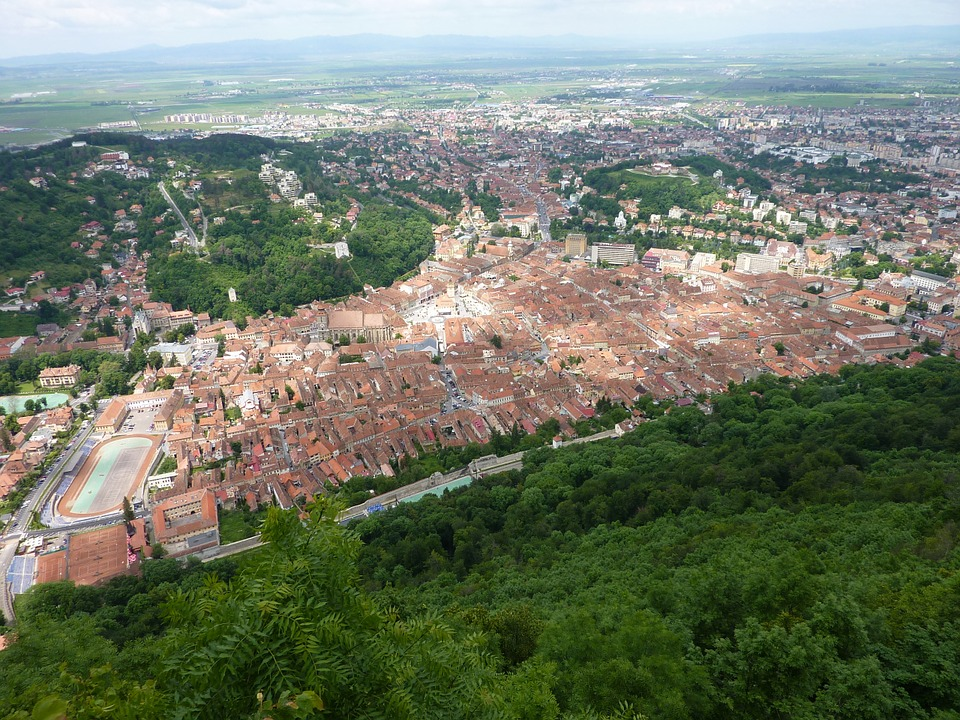
#> input picture tree_image.jpg, 960 x 720 px
$ python tree_segmentation.py
#> lines starting #> are read from the running program, lines starting #| are printed output that depends on the picture; after the words box and inside, x2 and y2 are one past the last pixel; in counts of white or black regions, pixels touching at a corner belong together
import cv2
import numpy as np


# show masked image:
def main():
    # define trackbars:
    def nothing(x):
        pass

    cv2.namedWindow('trackbars')
    cv2.createTrackbar('MIN_H', 'trackbars', 0, 179, nothing)
#> slider 'MIN_H' is set to 35
    cv2.createTrackbar('MIN_S', 'trackbars', 0, 255, nothing)
#> slider 'MIN_S' is set to 51
    cv2.createTrackbar('MIN_V', 'trackbars', 0, 255, nothing)
#> slider 'MIN_V' is set to 51
    cv2.createTrackbar('MAX_H', 'trackbars', 0, 179, nothing)
#> slider 'MAX_H' is set to 179
    cv2.createTrackbar('MAX_S', 'trackbars', 0, 255, nothing)
#> slider 'MAX_S' is set to 255
    cv2.createTrackbar('MAX_V', 'trackbars', 0, 255, nothing)
#> slider 'MAX_V' is set to 255
    cv2.createTrackbar('E_kernel', 'trackbars', 0, 15, nothing)
#> slider 'E_kernel' is set to 5
    cv2.createTrackbar('D_kernel', 'trackbars', 0, 15, nothing)
#> slider 'D_kernel' is set to 5

    # load the image:
    tree_image = cv2.imread('tree_image.jpg')
#> tree_image is the input picture: shape (720, 960, 3); mean B, G, R 102.6, 120.6, 112.4
    # change to HSV:
    hsv = cv2.cvtColor(tree_image, cv2.COLOR_BGR2HSV)
#> hsv: shape (720, 960, 3); mean H, S, V 57.6, 94.7, 129.6
    while True:

        # set trackbars:
        min_H = cv2.getTrackbarPos('MIN_H', 'trackbars')
        min_S = cv2.getTrackbarPos('MIN_S', 'trackbars')
        min_V = cv2.getTrackbarPos('MIN_V', 'trackbars')
        max_H = cv2.getTrackbarPos('MAX_H', 'trackbars')
        max_S = cv2.getTrackbarPos('MAX_S', 'trackbars')
        max_V = cv2.getTrackbarPos('MAX_V', 'trackbars')
        EROSION_KERNEL_SIZE = cv2.getTrackbarPos('E_kernel', 'trackbars')
        DILATION_KERNEL_SIZE = cv2.getTrackbarPos('D_kernel', 'trackbars')
        # create masked image:

        lower = np.array([min_H, min_S, min_V])
        upper = np.array([max_H, max_S, max_V])
        mask = cv2.inRange(hsv, lower, upper)
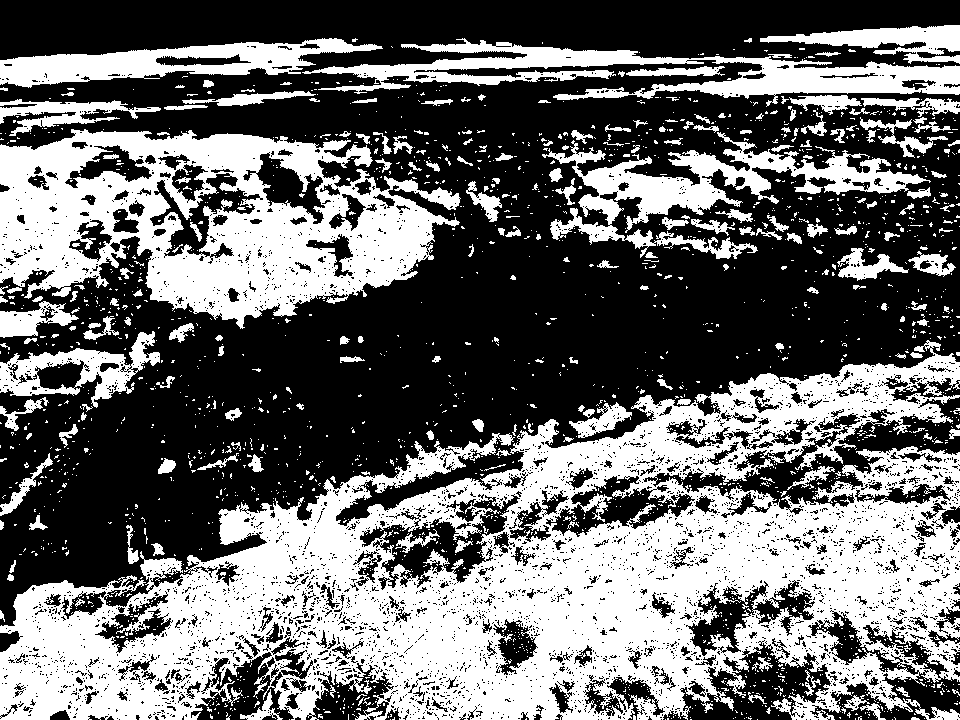
#> mask: shape (720, 960); 42.3% white; 2084 white regions (1861 under 20 px), largest, box (x1, y1, x2, y2) and area: (0, 340, 960, 720) 169422, (0, 129, 461, 329) 48935, (302, 38, 960, 107) 14642

        # erode and dilate:
        erosion_kernel = np.ones((EROSION_KERNEL_SIZE, EROSION_KERNEL_SIZE), np.uint8)
        dilation_kernel = np.ones((DILATION_KERNEL_SIZE, DILATION_KERNEL_SIZE), np.uint8)
        erosion = cv2.erode(mask, erosion_kernel, 1)
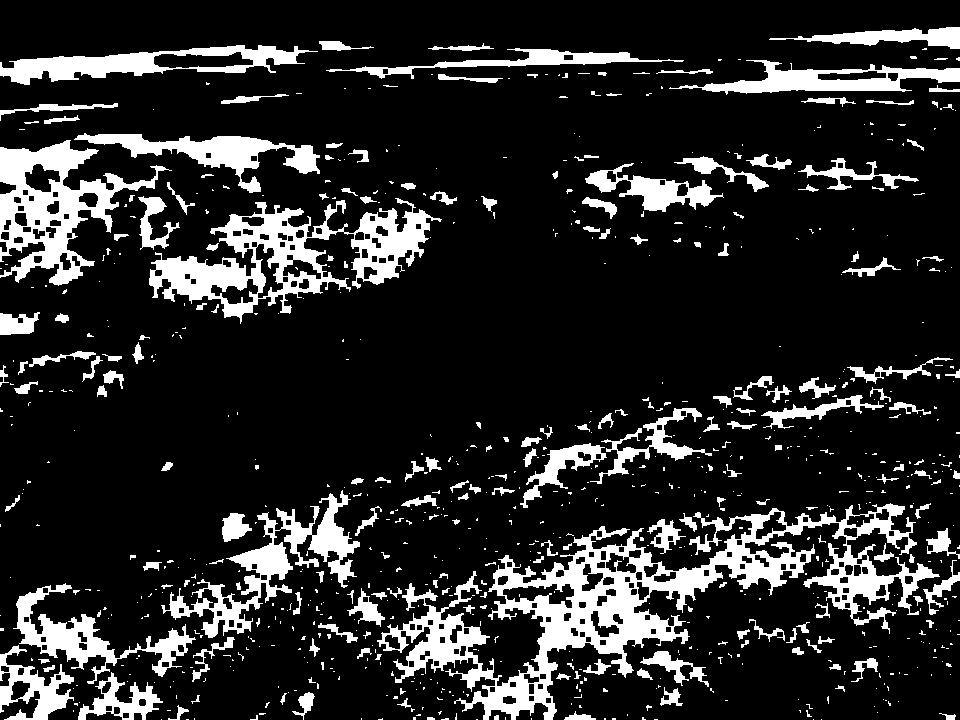
#> erosion: shape (720, 960); 16.1% white; 813 white regions (603 under 20 px), largest, box (x1, y1, x2, y2) and area: (377, 503, 940, 720) 27411, (149, 198, 442, 324) 11914, (0, 140, 172, 286) 8920
        dilation = cv2.dilate(erosion, dilation_kernel, 1)
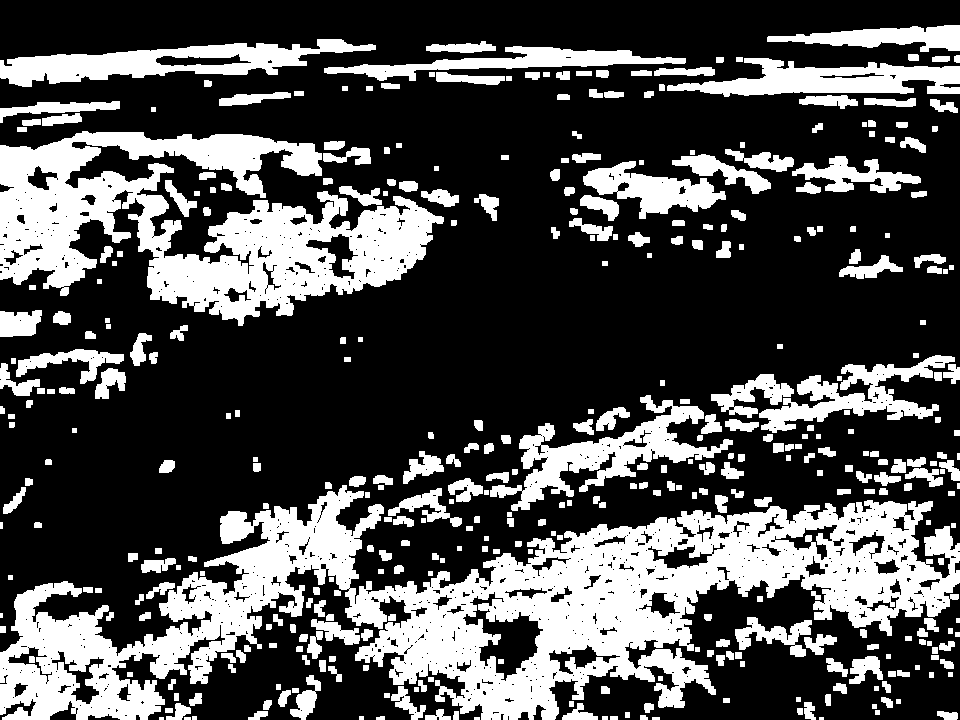
#> dilation: shape (720, 960); 30.9% white; 393 white regions (5 under 20 px), largest, box (x1, y1, x2, y2) and area: (0, 485, 960, 720) 87490, (0, 131, 444, 326) 40834, (490, 395, 733, 511) 7843

        # create 3D mask:
        mask_array = np.array((dilation, dilation, dilation)).transpose((1, 2, 0))
        masked_image = mask_array

        # create new image:
        changed_image = np.bitwise_and(tree_image, masked_image)
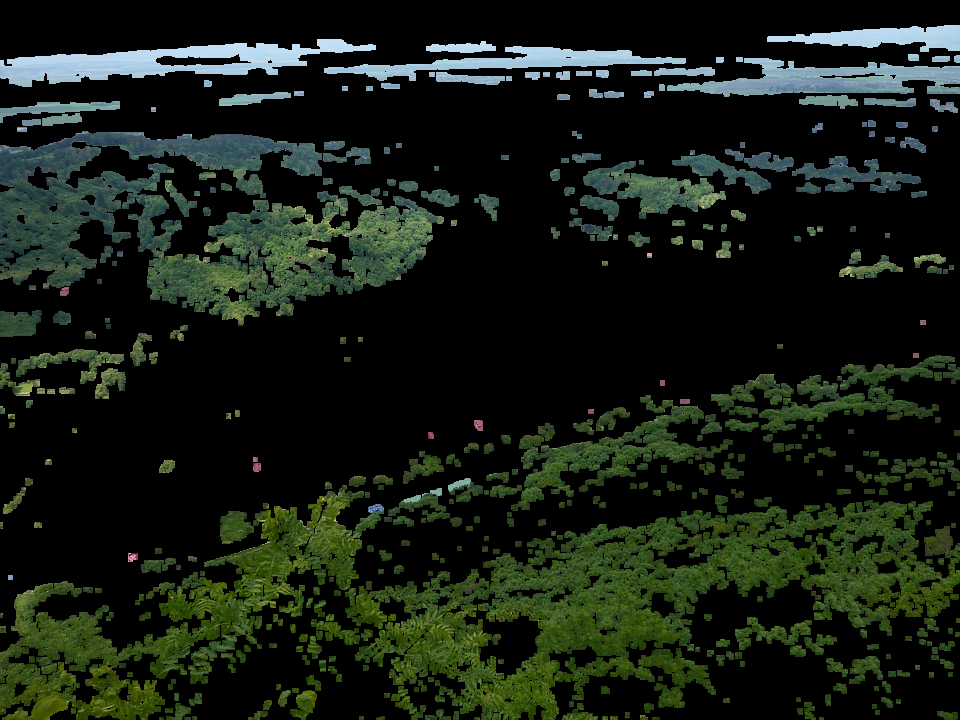
#> changed_image: shape (720, 960, 3); mean B, G, R 20, 29.9, 22.1
        # show image:
        cv2.imshow('trackbars', np.zeros((50, 750)))
        cv2.imshow('masked_image', changed_image)
        k = cv2.waitKey(1) & 0xFF
#> (key Esc is pressed here)
        if k == 27:
            # define images to save:
            edge_image = cv2.Canny(dilation, 100, 200)
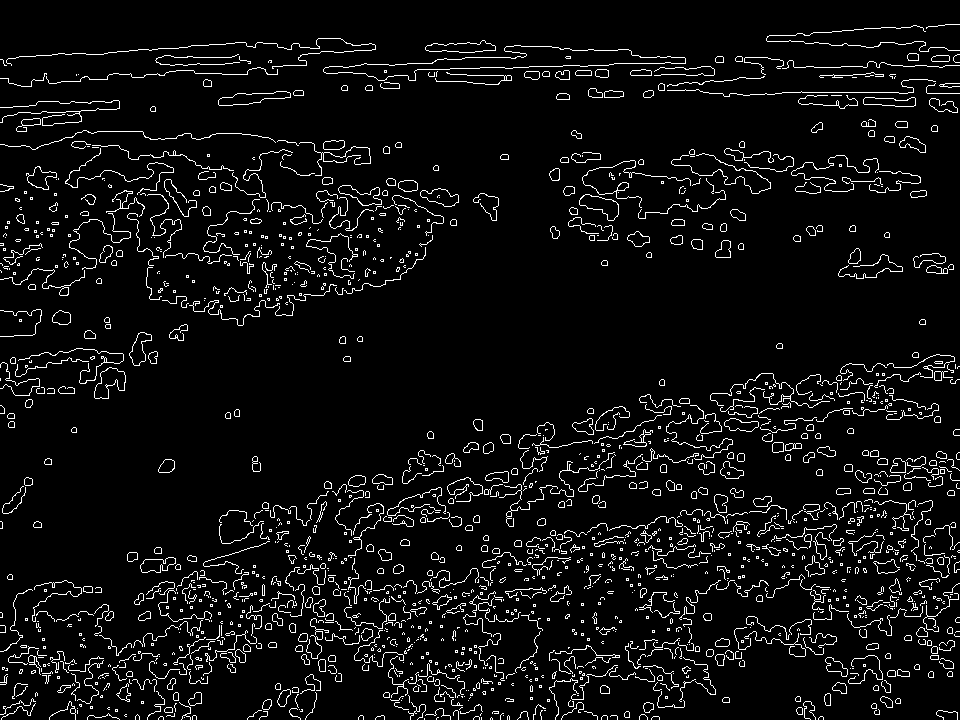
#> edge_image: shape (720, 960); 5.9% white in thin lines or dots
            tree_image_copy = tree_image.copy()
            tree_image_copy[edge_image > 0] = [0, 0, 255]
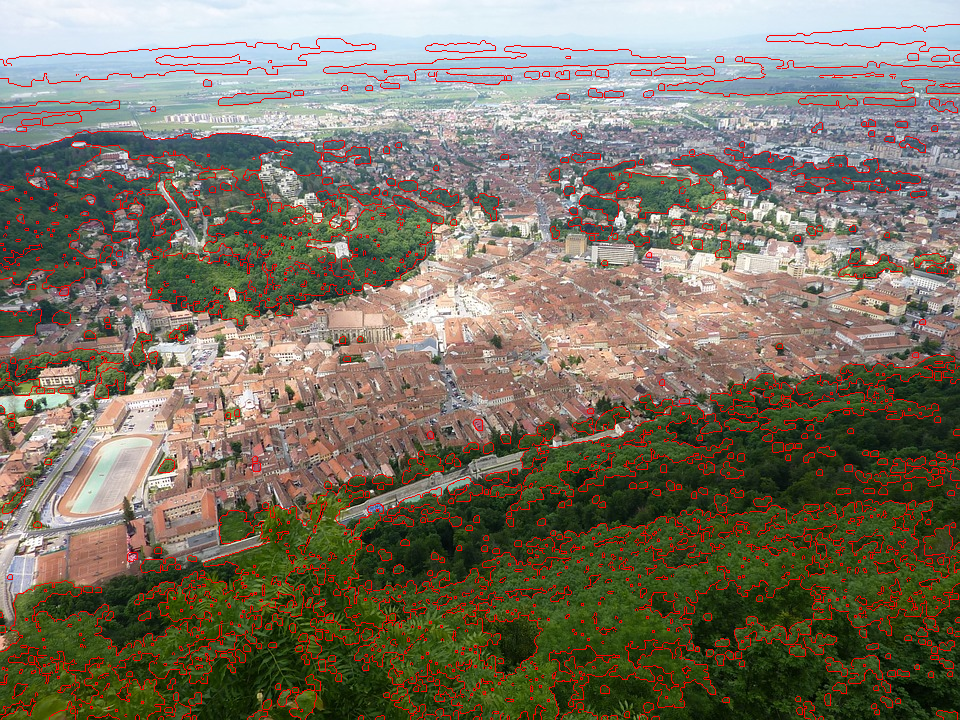
#> tree_image_copy: shape (720, 960, 3); 5.9% of pixels changed, all inside (x1, y1, x2, y2) = (0, 24, 960, 720)
            concat_image = cv2.hconcat([tree_image_copy, changed_image])
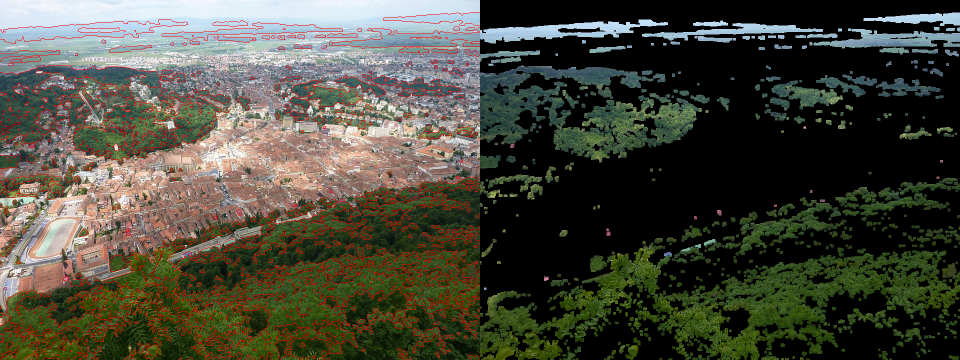
#> concat_image: shape (720, 1920, 3) (shown at 1/2 size); mean B, G, R 59.4, 72.5, 72.7

            # save images:
            cv2.imwrite('mask_image.jpg', dilation)
            cv2.imwrite('new_image.jpg', changed_image)
            cv2.imwrite('concat_new_image.jpg', concat_image)
            break

    cv2.destroyAllWindows()


if __name__ == '__main__':
    main()
